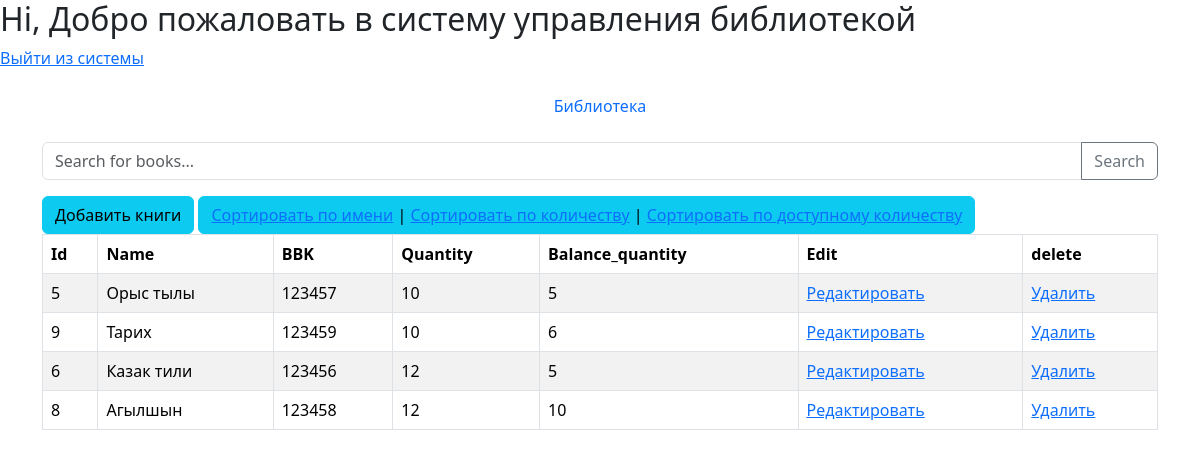
Screenshot of /?sort=quantity with the database file from the repository.
### myapp/models.py (models this page shows, shortened)
class Book(models.Model):
    name = models.CharField(max_length=255)
    bbk = models.CharField(max_length=100, verbose_name="BBK")
    quantity = models.IntegerField(verbose_name="Quantity")
    balance_quantity = models.IntegerField(verbose_name="Balance Quantity")

### myapp/views.py (the view)
# urls.py: path('', views.index, name='index'),
def index(request):
    sort = request.GET.get('sort', 'name')  # Устанавливаем 'name' как значение по умолчанию для сортировки
    search_query = request.GET.get('q', '')  # Получаем поисковый запрос
    books = Book.objects.all()
    if search_query:
        books = books.filter(
            Q(name__icontains=search_query) |
            Q(bbk__icontains=search_query)
        )
    if sort in ['name', 'quantity', 'balance_quantity', 'bbk', 'id']:
        books = books.order_by(sort)
    return render(request, 'myapp/index.html', {'books': books, 'current_sort': sort})

### myapp/templates/myapp/index.html (shortened to what this page needs)
<html lang="en">
<head>
    <link href="https://cdn.jsdelivr.net/npm/bootstrap@5.3.2/dist/css/bootstrap.min.css" rel='stylesheet'>
</head>
<body>
    <h2>Hi, Добро пожаловать в систему управления библиотекой</h2>
    <span><a href="{% url "myapp:logout" %}">Выйти из системы</a></span>
    <header class="d-flex justify-content-center py-3">
        <ul class="nav nav-pills">
          <li class="nav-item"><a href="{% url 'myapp:index' %}" class="nav-link">Библиотека</a></li>
        </ul>
      </header>
    <div class="container">
 <form method="get" action="{% url 'myapp:index' %}">
    <div class="input-group mb-3">
        <input type="text" class="form-control" placeholder="Search for books..." name="q"  value="{{ request.GET.q }}">
        <button class="btn btn-outline-secondary" type="submit">Search</button>
    </div>
    <a href="{% url 'myapp:add_book' %}" class="btn btn-info btn_vertical">Добавить книги</a>
    <div  class="btn btn-info btn_vertical">
        <a href="{% url 'myapp:index' %}?sort=name" class="{% if current_sort == 'name' %}active{% endif %}">Сортировать по имени</a> |
        <a href="{% url 'myapp:index' %}?sort=quantity" class="{% if current_sort == 'quantity' %}active{% endif %}">Сортировать по количеству</a> |
        <a href="{% url 'myapp:index' %}?sort=balance_quantity" class="{% if current_sort == 'balance_quantity' %}active{% endif %}">Сортировать по доступному количеству</a>
    </div>
<table id="table" class="table table-bordered table-striped">
    <thead>
    <tr>
        <th>Id</th>
        <th>Name</th>
        <th>BBK</th>
        <th>Quantity</th>
        <th>Balance_quantity</th>
        <th>Edit</th>
        <th>delete</th>
    </tr>
    </thead>
    <tbody>
    {% for book in books %}
        <tr>
            <td>{{ book.id }}</td>
            <td>{{ book.name }}</td>
            <td>{{ book.bbk}}</td>
            <td>{{ book.quantity }}</td>
            <td>{{ book.balance_quantity }}</td>
            <td><a href="edit/{{ book.pk }}/book">Редактировать</a></td>
            <td><a href="delete/{{ book.pk }}/book">Удалить</a></td>
        </tr>
    {% endfor %}
    </tbody>
</table>
    </div>
</body>
</html>

### rows the page displays
Book: id "5", name "Орыс тылы", bbk "123457", quantity "10", balance_quantity "5"
Book: id "9", name "Тарих", bbk "123459", quantity "10", balance_quantity "6"
Book: id "6", name "Казак тили", bbk "123456", quantity "12", balance_quantity "5"
Book: id "8", name "Агылшын", bbk "123458", quantity "12", balance_quantity "10"
